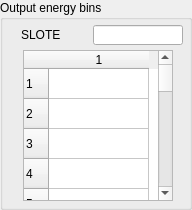
            <widget class="QGroupBox" name="sloteFluGroupBox">
             <property name="title">
              <string>Output energy bins</string>
             </property>
             <widget class="QLabel" name="sloteFluLabel">
              <property name="geometry">
               <rect>
                <x>21</x>
                <y>21</y>
                <width>70</width>
                <height>28</height>
               </rect>
              </property>
              <property name="text">
               <string>SLOTE</string>
              </property>
              <property name="wordWrap">
               <bool>false</bool>
              </property>
             </widget>
             <widget class="QLineEdit" name="sloteFluEdit">
              <property name="geometry">
               <rect>
                <x>93</x>
                <y>25</y>
                <width>90</width>
                <height>20</height>
               </rect>
              </property>
             </widget>
             <widget class="QTableWidget" name="sloteFluTable">
              <property name="geometry">
               <rect>
                <x>23</x>
                <y>50</y>
                <width>150</width>
                <height>151</height>
               </rect>
              </property>
              <property name="rowCount">
               <number>200</number>
              </property>
              <property name="columnCount">
               <number>1</number>
              </property>
              <row>
               <property name="text">
                <string>1</string>
               </property>
              </row>
              <row>
               <property name="text">
                <string>2</string>
               </property>
              </row>
              <row>
               <property name="text">
                <string>3</string>
               </property>
              </row>
              <row>
               <property name="text">
                <string>4</string>
               </property>
              </row>
              <row>
               <property name="text">
                <string>5</string>
               </property>
              </row>
              <row>
               <property name="text">
                <string>6</string>
               </property>
              </row>
              <row>
               <property name="text">
                <string>7</string>
               </property>
              </row>
              <row>
               <property name="text">
                <string>8</string>
               </property>
              </row>
              <row>
               <property name="text">
                <string>9</string>
               </property>
              </row>
              <row>
               <property name="text">
                <string>10</string>
               </property>
              </row>
              <row>
               <property name="text">
                <string>11</string>
               </property>
              </row>
              <row>
               <property name="text">
                <string>12</string>
               </property>
              </row>
              <row>
               <property name="text">
                <string>13</string>
               </property>
              </row>
              <row>
               <property name="text">
                <string>14</string>
               </property>
              </row>
              <row>
               <property name="text">
                <string>15</string>
               </property>
              </row>
              <row>
               <property name="text">
                <string>16</string>
               </property>
              </row>
              <row>
               <property name="text">
                <string>17</string>
               </property>
              </row>
              <row>
               <property name="text">
                <string>18</string>
               </property>
              </row>
              <row>
               <property name="text">
                <string>19</string>
               </property>
              </row>
              <row>
               <property name="text">
                <string>20</string>
               </property>
              </row>
              <row>
               <property name="text">
                <string>21</string>
               </property>
              </row>
              <row>
               <property name="text">
                <string>22</string>
               </property>
              </row>
              <row>
               <property name="text">
                <string>23</string>
               </property>
              </row>
              <row>
               <property name="text">
                <string>24</string>
               </property>
              </row>
              <row>
               <property name="text">
                <string>25</string>
               </property>
              </row>
              <row>
               <property name="text">
                <string>26</string>
               </property>
              </row>
              <row>
               <property name="text">
                <string>27</string>
               </property>
              </row>
              <row>
               <property name="text">
                <string>28</string>
               </property>
              </row>
              <row>
               <property name="text">
                <string>29</string>
               </property>
              </row>
              <row>
               <property name="text">
                <string>30</string>
               </property>
              </row>
              <row>
               <property name="text">
                <string>31</string>
               </property>
              </row>
              <row>
               <property name="text">
                <string>32</string>
               </property>
              </row>
              <row>
               <property name="text">
                <string>33</string>
               </property>
              </row>
              <row>
               <property name="text">
                <string>34</string>
               </property>
              </row>
              <row>
               <property name="text">
                <string>35</string>
               </property>
              </row>
              <row>
               <property name="text">
                <string>36</string>
               </property>
              </row>
              <row>
               <property name="text">
                <string>37</string>
               </property>
              </row>
              <row>
               <property name="text">
                <string>38</string>
               </property>
              </row>
              <row>
               <property name="text">
                <string>39</string>
               </property>
              </row>
              <row>
               <property name="text">
                <string>40</string>
               </property>
              </row>
              <row>
               <property name="text">
                <string>41</string>
               </property>
              </row>
              <row>
               <property name="text">
                <string>42</string>
               </property>
              </row>
              <row>
               <property name="text">
                <string>43</string>
               </property>
              </row>
              <row>
               <property name="text">
                <string>44</string>
               </property>
              </row>
              <row>
               <property name="text">
                <string>45</string>
               </property>
              </row>
              <row>
               <property name="text">
                <string>46</string>
               </property>
              </row>
              <row>
               <property name="text">
                <string>47</string>
               </property>
              </row>
              <row>
               <property name="text">
                <string>48</string>
               </property>
              </row>
              <row>
               <property name="text">
                <string>49</string>
               </property>
              </row>
              <row>
               <property name="text">
                <string>50</string>
               </property>
              </row>
              <row>
               <property name="text">
                <string>51</string>
               </property>
              </row>
              <row>
               <property name="text">
                <string>52</string>
               </property>
              </row>
              <row>
               <property name="text">
                <string>53</string>
               </property>
              </row>
              <row>
               <property name="text">
                <string>54</string>
               </property>
              </row>
              <row>
               <property name="text">
                <string>55</string>
               </property>
              </row>
              <row>
               <property name="text">
                <string>56</string>
               </property>
              </row>
              <row>
               <property name="text">
                <string>57</string>
               </property>
              </row>
              <row>
               <property name="text">
                <string>58</string>
               </property>
              </row>
              <row>
               <property name="text">
                <string>59</string>
               </property>
              </row>
              <row>
               <property name="text">
                <string>60</string>
               </property>
              </row>
              <row>
               <property name="text">
                <string>61</string>
               </property>
              </row>
              <row>
               <property name="text">
                <string>62</string>
               </property>
              </row>
              <row>
               <property name="text">
                <string>63</string>
               </property>
              </row>
              <row>
               <property name="text">
                <string>64</string>
               </property>
              </row>
              <row>
               <property name="text">
                <string>65</string>
               </property>
              </row>
              <row>
               <property name="text">
                <string>66</string>
               </property>
              </row>
              <row>
               <property name="text">
                <string>67</string>
               </property>
              </row>
              <row>
               <property name="text">
                <string>68</string>
               </property>
              </row>
              <row>
               <property name="text">
                <string>69</string>
               </property>
              </row>
              <row>
               <property name="text">
                <string>70</string>
               </property>
              </row>
              <row>
               <property name="text">
                <string>71</string>
               </property>
              </row>
              <row>
               <property name="text">
                <string>72</string>
               </property>
              </row>
              <row>
               <property name="text">
                <string>73</string>
               </property>
              </row>
              <row>
               <property name="text">
                <string>74</string>
               </property>
              </row>
              <row>
               <property name="text">
                <string>75</string>
               </property>
              </row>
              <row>
               <property name="text">
                <string>76</string>
               </property>
              </row>
              <row>
               <property name="text">
                <string>77</string>
               </property>
              </row>
              <row>
               <property name="text">
                <string>78</string>
               </property>
              </row>
              <row>
               <property name="text">
                <string>79</string>
               </property>
              </row>
              <row>
               <property name="text">
                <string>80</string>
               </property>
              </row>
              <row>
               <property name="text">
                <string>81</string>
               </property>
              </row>
              <row>
               <property name="text">
                <string>82</string>
               </property>
              </row>
              <row>
               <property name="text">
                <string>83</string>
               </property>
              </row>
              <row>
               <property name="text">
                <string>84</string>
               </property>
              </row>
              <row>
               <property name="text">
                <string>85</string>
               </property>
              </row>
              <row>
               <property name="text">
                <string>86</string>
               </property>
              </row>
              <row>
               <property name="text">
                <string>87</string>
               </property>
              </row>
              <row>
               <property name="text">
                <string>88</string>
               </property>
              </row>
              <row>
               <property name="text">
                <string>89</string>
               </property>
              </row>
              <row>
               <property name="text">
                <string>90</string>
               </property>
              </row>
              <row>
               <property name="text">
                <string>91</string>
               </property>
              </row>
              <row>
               <property name="text">
                <string>92</string>
               </property>
              </row>
              <row>
               <property name="text">
                <string>93</string>
               </property>
              </row>
              <row>
               <property name="text">
                <string>94</string>
               </property>
              </row>
              <row>
               <property name="text">
                <string>95</string>
               </property>
              </row>
              <row>
               <property name="text">
                <string>96</string>
               </property>
              </row>
              <row>
               <property name="text">
                <string>97</string>
               </property>
              </row>
              <row>
               <property name="text">
                <string>98</string>
               </property>
              </row>
              <row>
               <property name="text">
                <string>99</string>
               </property>
              </row>
              <row>
               <property name="text">
                <string>100</string>
               </property>
              </row>
              <row>
               <property name="text">
                <string>101</string>
               </property>
              </row>
              <row>
               <property name="text">
                <string>102</string>
               </property>
              </row>
              <row>
               <property name="text">
                <string>103</string>
               </property>
              </row>
              <row>
               <property name="text">
                <string>104</string>
               </property>
              </row>
              <row>
               <property name="text">
                <string>105</string>
               </property>
              </row>
              <row>
               <property name="text">
                <string>106</string>
               </property>
              </row>
              <row>
               <property name="text">
                <string>107</string>
               </property>
              </row>
              <row>
               <property name="text">
                <string>108</string>
               </property>
              </row>
              <row>
               <property name="text">
                <string>109</string>
               </property>
              </row>
              <row>
               <property name="text">
                <string>110</string>
               </property>
              </row>
              <row>
               <property name="text">
                <string>111</string>
               </property>
              </row>
              <row>
               <property name="text">
                <string>112</string>
               </property>
              </row>
              <row>
               <property name="text">
                <string>113</string>
               </property>
              </row>
              <row>
               <property name="text">
                <string>114</string>
               </property>
              </row>
              <row>
               <property name="text">
                <string>115</string>
               </property>
              </row>
              <row>
               <property name="text">
                <string>116</string>
               </property>
              </row>
              <row>
               <property name="text">
                <string>117</string>
               </property>
              </row>
              <row>
               <property name="text">
                <string>118</string>
               </property>
              </row>
              <row>
               <property name="text">
                <string>119</string>
               </property>
              </row>
              <row>
               <property name="text">
                <string>120</string>
               </property>
              </row>
              <row>
               <property name="text">
                <string>121</string>
               </property>
              </row>
              <row>
               <property name="text">
                <string>122</string>
               </property>
              </row>
              <row>
               <property name="text">
                <string>123</string>
               </property>
              </row>
              <row>
               <property name="text">
                <string>124</string>
               </property>
              </row>
              <row>
               <property name="text">
                <string>125</string>
               </property>
              </row>
              <row>
               <property name="text">
                <string>126</string>
               </property>
              </row>
              <row>
               <property name="text">
                <string>127</string>
               </property>
              </row>
              <row>
               <property name="text">
                <string>128</string>
               </property>
              </row>
              <row>
               <property name="text">
                <string>129</string>
               </property>
              </row>
              <row>
               <property name="text">
                <string>130</string>
               </property>
              </row>
              <row>
               <property name="text">
                <string>131</string>
               </property>
              </row>
              <row>
               <property name="text">
                <string>132</string>
               </property>
              </row>
              <row>
               <property name="text">
                <string>133</string>
               </property>
              </row>
              <row>
               <property name="text">
                <string>134</string>
               </property>
              </row>
              <row>
               <property name="text">
                <string>135</string>
               </property>
              </row>
              <row>
               <property name="text">
                <string>136</string>
               </property>
              </row>
              <row>
               <property name="text">
                <string>137</string>
               </property>
              </row>
              <row>
               <property name="text">
                <string>138</string>
               </property>
              </row>
              <row>
               <property name="text">
                <string>139</string>
               </property>
              </row>
              <row>
               <property name="text">
                <string>140</string>
               </property>
              </row>
              <row>
               <property name="text">
                <string>141</string>
               </property>
              </row>
              <row>
               <property name="text">
                <string>142</string>
               </property>
              </row>
              <row>
               <property name="text">
                <string>143</string>
               </property>
              </row>
              <row>
               <property name="text">
                <string>144</string>
               </property>
              </row>
              <row>
               <property name="text">
                <string>145</string>
               </property>
              </row>
              <row>
               <property name="text">
                <string>146</string>
               </property>
              </row>
              <row>
               <property name="text">
                <string>147</string>
               </property>
              </row>
              <row>
               <property name="text">
                <string>148</string>
               </property>
              </row>
              <row>
               <property name="text">
                <string>149</string>
               </property>
              </row>
              <row>
               <property name="text">
                <string>150</string>
               </property>
              </row>
              <row>
               <property name="text">
                <string>151</string>
               </property>
              </row>
              <row>
               <property name="text">
                <string>152</string>
               </property>
              </row>
              <row>
               <property name="text">
                <string>153</string>
               </property>
              </row>
              <row>
               <property name="text">
                <string>154</string>
               </property>
              </row>
              <row>
               <property name="text">
                <string>155</string>
               </property>
              </row>
              <row>
               <property name="text">
                <string>156</string>
               </property>
              </row>
              <row>
               <property name="text">
                <string>157</string>
               </property>
              </row>
              <row>
               <property name="text">
                <string>158</string>
               </property>
              </row>
              <row>
               <property name="text">
                <string>159</string>
               </property>
              </row>
              <row>
               <property name="text">
                <string>160</string>
               </property>
              </row>
              <row>
               <property name="text">
                <string>161</string>
               </property>
              </row>
              <row>
               <property name="text">
                <string>162</string>
               </property>
              </row>
              <row>
               <property name="text">
                <string>163</string>
               </property>
              </row>
              <row>
               <property name="text">
                <string>164</string>
               </property>
              </row>
              <row>
               <property name="text">
                <string>165</string>
               </property>
              </row>
              <row>
               <property name="text">
                <string>166</string>
               </property>
              </row>
              <row>
               <property name="text">
                <string>167</string>
               </property>
              </row>
              <row>
               <property name="text">
                <string>168</string>
               </property>
              </row>
              <row>
               <property name="text">
                <string>169</string>
               </property>
              </row>
              <row>
               <property name="text">
                <string>170</string>
               </property>
              </row>
              <row>
               <property name="text">
                <string>171</string>
               </property>
              </row>
              <row>
               <property name="text">
                <string>172</string>
               </property>
              </row>
              <row>
               <property name="text">
                <string>173</string>
               </property>
              </row>
              <row>
               <property name="text">
                <string>174</string>
               </property>
              </row>
              <row>
               <property name="text">
                <string>175</string>
               </property>
              </row>
              <row>
               <property name="text">
                <string>176</string>
               </property>
              </row>
              <row>
               <property name="text">
                <string>177</string>
               </property>
              </row>
              <row>
               <property name="text">
                <string>178</string>
               </property>
              </row>
              <row>
               <property name="text">
                <string>179</string>
               </property>
              </row>
              <row>
               <property name="text">
                <string>180</string>
               </property>
              </row>
              <row>
               <property name="text">
                <string>181</string>
               </property>
              </row>
              <row>
               <property name="text">
                <string>182</string>
               </property>
              </row>
              <row>
               <property name="text">
                <string>183</string>
               </property>
              </row>
              <row>
               <property name="text">
                <string>184</string>
               </property>
              </row>
              <row>
               <property name="text">
                <string>185</string>
               </property>
              </row>
              <row>
               <property name="text">
                <string>186</string>
               </property>
              </row>
              <row>
               <property name="text">
                <string>187</string>
               </property>
              </row>
              <row>
               <property name="text">
                <string>188</string>
               </property>
              </row>
              <row>
               <property name="text">
                <string>189</string>
               </property>
              </row>
              <row>
               <property name="text">
                <string>190</string>
               </property>
              </row>
              <row>
               <property name="text">
                <string>191</string>
               </property>
              </row>
              <row>
               <property name="text">
                <string>192</string>
               </property>
              </row>
              <row>
               <property name="text">
                <string>193</string>
               </property>
              </row>
              <row>
               <property name="text">
                <string>194</string>
               </property>
              </row>
              <row>
               <property name="text">
                <string>195</string>
               </property>
              </row>
              <row>
               <property name="text">
                <string>196</string>
               </property>
              </row>
              <row>
               <property name="text">
                <string>197</string>
               </property>
              </row>
              <row>
               <property name="text">
                <string>198</string>
               </property>
              </row>
              <row>
               <property name="text">
                <string>199</string>
               </property>
              </row>
              <row>
               <property name="text">
                <string>200</string>
               </property>
              </row>
              <column>
               <property name="text">
                <string>1</string>
               </property>
              </column>
             </widget>
            </widget>
